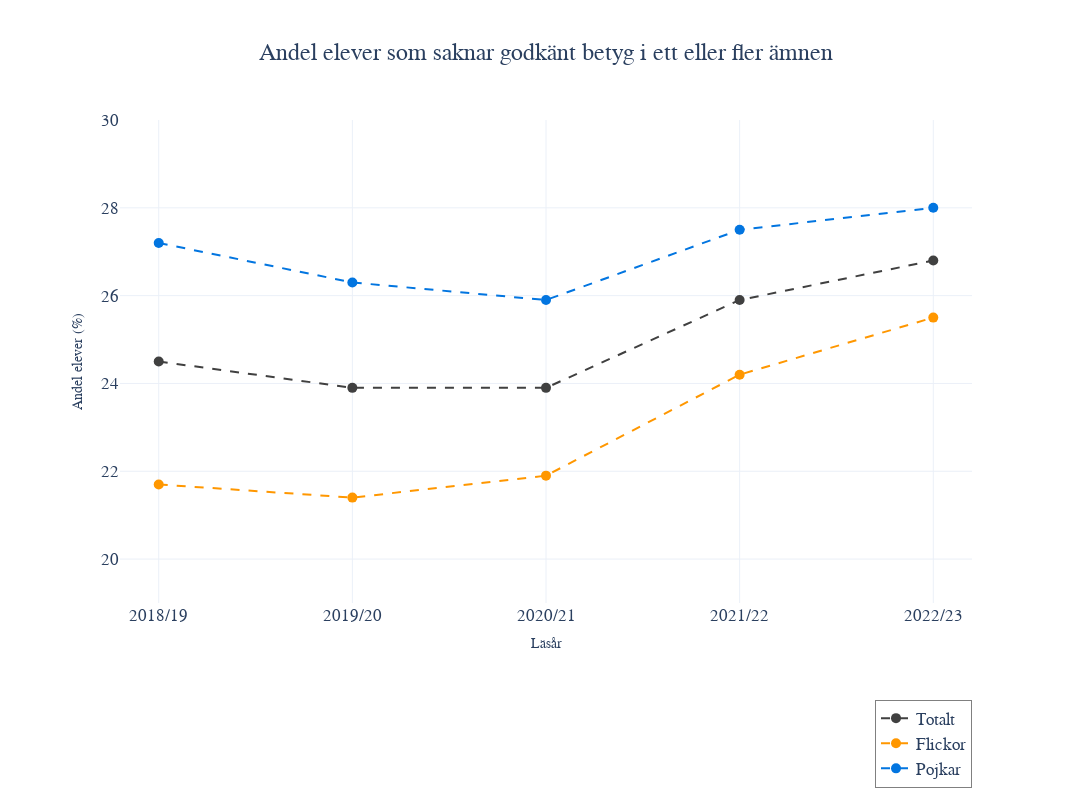

Notebook cell for this chart:
### Code cell
fig = px.line(df, x=df.index, y=df.columns, title="Andel elever som saknar godkänt betyg i ett eller fler ämnen",
              color_discrete_sequence=custom_colors,
              labels={'index': 'Läsår', 'value': 'Andel elever (%)', 'variable': 'Kön'})

fig.update_layout(template='plotly_white', font=dict(family='Arial', size=17),
                  xaxis_title="Läsår", yaxis_title="Andel elever (%)",
                  legend=dict(orientation='v', yanchor='top', y=-0.2, xanchor='right', x=1,
                              traceorder='normal', bordercolor='gray', borderwidth=1, title=None),
                  title=dict(x=0.5),
                  yaxis=dict(range=[19, 30]),
                  xaxis_title_font=dict(size=14),
                  yaxis_title_font=dict(size=14),
                  margin=dict(l=120, r=120, t=120, b=120),
                  height=800,
                  width=1200)

fig.update_xaxes(range=[-0.2,4.2])

fig.update_traces(line=dict(width=2, dash='dash'), mode='lines+markers', marker=dict(size=10), 
                  texttemplate='%{y:.1f}', textposition='top center', textfont=dict(size=12, color='black')) 

fig.show()

fig.write_html('visualiseringar/andel_betyg.html')

# point/marker for each year, the lines could be dashed,

### Figure 1 — Plotly figure (JSON) as saved in the notebook; plotly's stock layout.template omitted (floating-point values rounded to 4 significant figures)
{"data": [{"hovertemplate": "Kön=Totalt<br>Unnamed: 0=%{x}<br>Andel elever (%)=%{y}<extra></extra>", "legendgroup": "Totalt", "line": {"color": "#404040", "dash": "dash", "width": 2}, "marker": {"size": 10, "symbol": "circle"}, "mode": "lines+markers", "name": "Totalt", "orientation": "v", "showlegend": true, "textfont": {"color": "black", "size": 12}, "textposition": "top center", "texttemplate": "%{y:.1f}", "type": "scatter", "x": ["2018/19", "2019/20", "2020/21", "2021/22", "2022/23"], "xaxis": "x", "y": [24.5, 23.9, 23.9, 25.9, 26.8], "yaxis": "y"}, {"hovertemplate": "Kön=Flickor<br>Unnamed: 0=%{x}<br>Andel elever (%)=%{y}<extra></extra>", "legendgroup": "Flickor", "line": {"color": "#FF9700", "dash": "dash", "width": 2}, "marker": {"size": 10, "symbol": "circle"}, "mode": "lines+markers", "name": "Flickor", "orientation": "v", "showlegend": true, "textfont": {"color": "black", "size": 12}, "textposition": "top center", "texttemplate": "%{y:.1f}", "type": "scatter", "x": ["2018/19", "2019/20", "2020/21", "2021/22", "2022/23"], "xaxis": "x", "y": [21.7, 21.4, 21.9, 24.2, 25.5], "yaxis": "y"}, {"hovertemplate": "Kön=Pojkar<br>Unnamed: 0=%{x}<br>Andel elever (%)=%{y}<extra></extra>", "legendgroup": "Pojkar", "line": {"color": "#0275E0", "dash": "dash", "width": 2}, "marker": {"size": 10, "symbol": "circle"}, "mode": "lines+markers", "name": "Pojkar", "orientation": "v", "showlegend": true, "textfont": {"color": "black", "size": 12}, "textposition": "top center", "texttemplate": "%{y:.1f}", "type": "scatter", "x": ["2018/19", "2019/20", "2020/21", "2021/22", "2022/23"], "xaxis": "x", "y": [27.2, 26.3, 25.9, 27.5, 28], "yaxis": "y"}], "layout": {"font": {"family": "Arial", "size": 17}, "height": 800, "legend": {"bordercolor": "gray", "borderwidth": 1, "orientation": "v", "title": {}, "tracegroupgap": 0, "traceorder": "normal", "x": 1, "xanchor": "right", "y": -0.2, "yanchor": "top"}, "margin": {"b": 120, "l": 120, "r": 120, "t": 120}, "title": {"text": "Andel elever som saknar godkänt betyg i ett eller fler ämnen", "x": 0.5}, "width": 1200, "xaxis": {"anchor": "y", "domain": [0, 1], "range": [-0.2, 4.2], "title": {"font": {"size": 14}, "text": "Läsår"}}, "yaxis": {"anchor": "x", "domain": [0, 1], "range": [19, 30], "title": {"font": {"size": 14}, "text": "Andel elever (%)"}}}}
